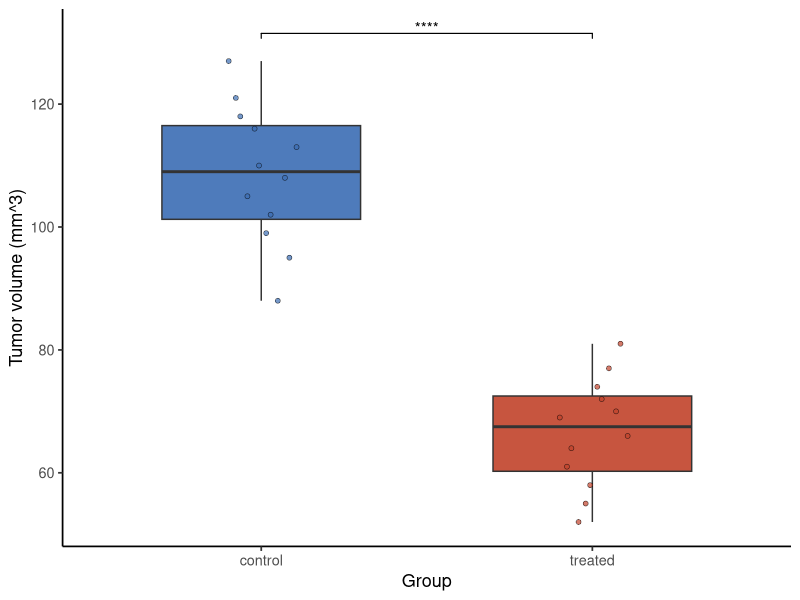

Source code (R):
#!/usr/bin/env Rscript
# Standalone reproduction of this figure. Run inside the pinned pubready
# container (see REPRODUCE.md) from this bundle folder.
suppressPackageStartupMessages({
  library(ggplot2); library(ggpubr); library(rstatix); library(readr)
})

df <- as.data.frame(read_csv("input_volume.csv", show_col_types = FALSE))
df[["group"]] <- factor(df[["group"]], levels = c("control", "treated"))
df[["volume"]] <- as.numeric(df[["volume"]])
# The test runs on a copy with syntactic column names.
sdf <- data.frame(.x = df[["group"]], .y = df[["volume"]])

stat <- rstatix::t_test(sdf, .y ~ .x, paired = FALSE, var.equal = FALSE)
stat <- rstatix::add_significance(stat)
stat <- rstatix::add_xy_position(stat, x = ".x")
# The bracket sits 6% of the data span above the largest value.
stat$y.position <- max(sdf$.y) + 0.06 * diff(range(sdf$.y))

point_k <- ave(seq_len(nrow(df)), df[["group"]], FUN = seq_along)
df$.point_x <- as.integer(df[["group"]]) + -0.12 + 0.24 * ((point_k * 0.6180339887498949) %% 1)
p <- ggplot(df, aes(x = .data[["group"]], y = .data[["volume"]])) +
  geom_boxplot(aes(fill = .data[["group"]]), width = 0.6, outlier.shape = NA, alpha = 0.9) +
  geom_point(aes(x = .point_x, fill = .data[["group"]]), size = 1.5, alpha = 0.7, shape = 21, stroke = 0.3) +
  scale_fill_manual(values = c("#3B6DB3", "#C1432B")) +
  stat_pvalue_manual(stat, label = "p.signif", tip.length = 0.01, bracket.size = 0.4) +
  labs(x = "Group", y = "Tumor volume (mm^3)") +
  theme_classic(base_size = 13) +
  theme(legend.position = "none")

ggsave("figure_volume_prism.pdf", p, width = 3.8, height = 4.0)
cat("Reproduced figure.\n")
